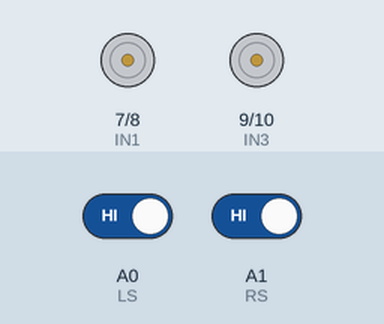
Simulated run of this sketch. Board: Arduino Uno, built with avr-gcc and run on an emulated ATmega328P. Shown: motor-driver pin pairs drawn as motors (green arrow = first pin HIGH = forward, orange = second pin HIGH = backward, longer = more drive, scaled by the enable pin). Inputs (shaded band) come from the test bench; at power-on: A0 (LS) HIGH, A1 (RS) HIGH.

Above: at 1.2 s.
1.3 s: A0 (LS) driven LOW
At 2.0 s:
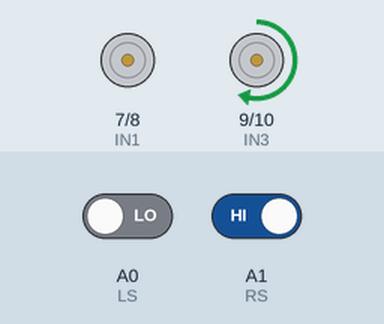
2.8 s: A1 (RS) driven LOW
At 3.2 s:
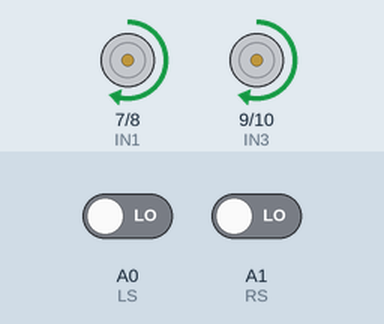
4.3 s: A0 (LS) driven HIGH
At 5.5 s:
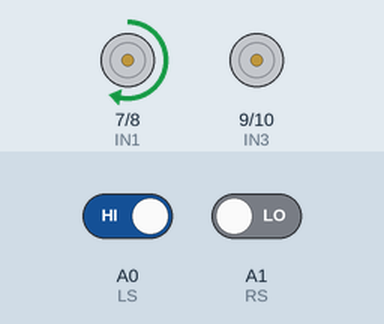
5.8 s: A1 (RS) driven HIGH
At 6.7 s:
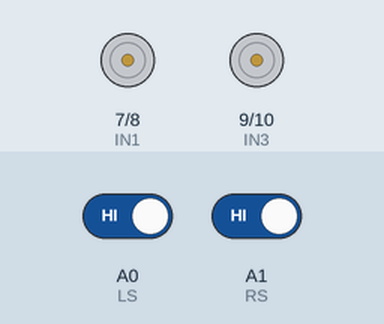
Timing chart, 0 to 8.3 s (numbered marks = the images above; inputs shaded):
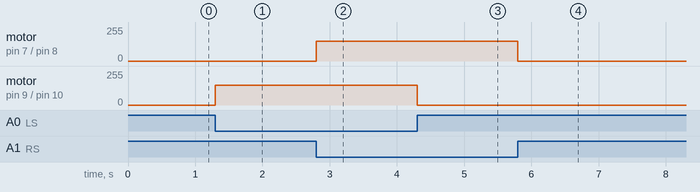

The sketch:

linefollowing.ino.ino
```cpp
#define LS A0
#define RS A1

#define ENA 5
#define ENB 6
#define IN1 7
#define IN2 8
#define IN3 9
#define IN4 10

void setup() {
  pinMode(LS, INPUT);
  pinMode(RS, INPUT);

  pinMode(ENA, OUTPUT);
  pinMode(ENB, OUTPUT);
  pinMode(IN1, OUTPUT);
  pinMode(IN2, OUTPUT);
  pinMode(IN3, OUTPUT);
  pinMode(IN4, OUTPUT);
}

void loop() {
  int left = digitalRead(LS);
  int right = digitalRead(RS);

  analogWrite(ENA, 150);
  analogWrite(ENB, 150);

  if (left == 0 && right == 0) {
    forward();
  }
  else if (left == 0 && right == 1) {
    turnLeft();
  }
  else if (left == 1 && right == 0) {
    turnRight();
  }
  else {
    stopBot();
  }
}

void forward() {
  digitalWrite(IN1, HIGH);
  digitalWrite(IN2, LOW);
  digitalWrite(IN3, HIGH);
  digitalWrite(IN4, LOW);
}

void turnLeft() {
  digitalWrite(IN1, LOW);
  digitalWrite(IN2, LOW);
  digitalWrite(IN3, HIGH);
  digitalWrite(IN4, LOW);
}

void turnRight() {
  digitalWrite(IN1, HIGH);
  digitalWrite(IN2, LOW);
  digitalWrite(IN3, LOW);
  digitalWrite(IN4, LOW);
}

void stopBot() {
  digitalWrite(IN1, LOW);
  digitalWrite(IN2, LOW);
  digitalWrite(IN3, LOW);
  digitalWrite(IN4, LOW);
}
```

Measured:
- after the input at 1.3 s, motor on pin 9 (IN3) / pin 10 (IN4): stopped → forward 150/255 at once
- after the input at 2.8 s, motor on pin 7 (IN1) / pin 8 (IN2): stopped → forward 150/255 at once
- after the input at 4.3 s, motor on pin 9 (IN3) / pin 10 (IN4): forward 150/255 → stopped at once
- after the input at 5.8 s, motor on pin 7 (IN1) / pin 8 (IN2): forward 150/255 → stopped at once
